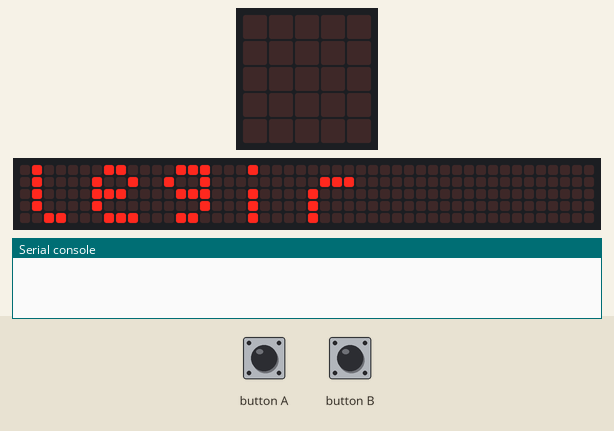
Recording of a program running on a simulated BBC micro:bit (MakeCode). On the bench: the board's 5×5 LED display, a strip that is not on the board, showing the scrolling text unrolled, the last lines printed to the serial console. Inputs (shaded band) come from the test bench. No radio messages arrive unless stated (any console line starting 'radio sent:' is added by the test bench); the 48×5 strip is a reading aid, not a part: it shows the text the display is scrolling, unrolled, one strip-width of it at a time.

Above: at 12.2 s.
13.9 s: button B pressed for 0.15 s
At 22.82 s:
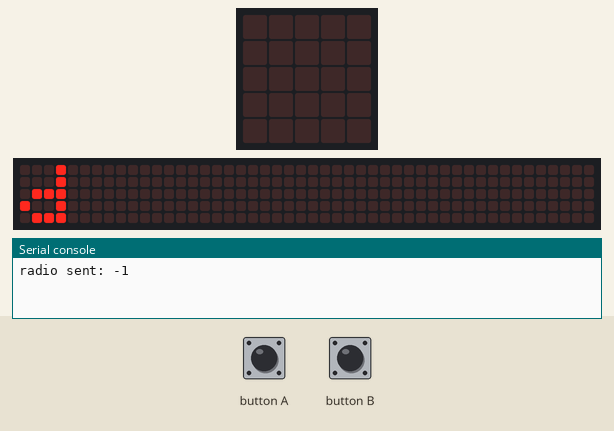
At 23.9 s:
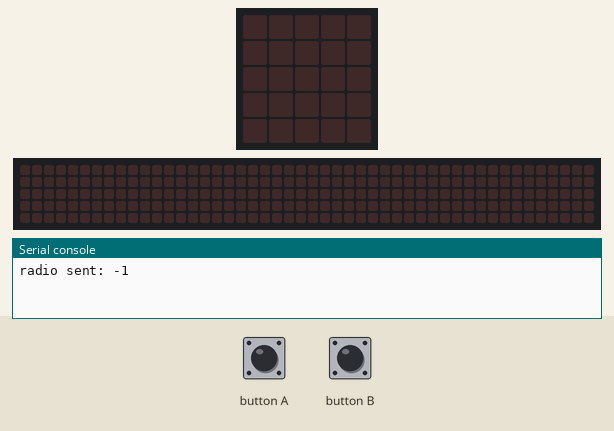

Measured:
- after the input at 13.9 s, the display: first changes after 0.15 s (image 1 shows a later state)
- what the display in image 0 shows lasts 0.4 s, from 12.2 s to 12.6 s

The program:

main.ts
```typescript
input.onButtonPressed(Button.A, function () {
    opción += 1
    if (opción == Opciones.length) {
        opción = 0
    }
    basic.showString("" + (Opciones[opción]))
})
input.onButtonPressed(Button.B, function () {
    radio.sendNumber(opción)
    basic.showString("" + (Opciones[opción]))
    basic.pause(2000)
    basic.showString("A para elegir")
})
let opción = 0
let Opciones: string[] = []
radio.setGroup(3)
radio.setTransmitPower(7)
Opciones = ["1", "2"]
basic.showString("A para elegir")
opción = -1
```

test.ts
```typescript
// aquí va el archivo "tests"; esto no se compilará cuando este paquete se utilice como una extensión.
```
